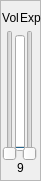
   <widget class="QFrame" name="frame_9">
    <property name="geometry">
     <rect>
      <x>30</x>
      <y>330</y>
      <width>41</width>
      <height>181</height>
     </rect>
    </property>
    <property name="frameShape">
     <enum>QFrame::StyledPanel</enum>
    </property>
    <property name="frameShadow">
     <enum>QFrame::Raised</enum>
    </property>
    <widget class="QSlider" name="MIDI_Expression_9">
     <property name="geometry">
      <rect>
       <x>20</x>
       <y>30</y>
       <width>20</width>
       <height>131</height>
      </rect>
     </property>
     <property name="maximum">
      <number>127</number>
     </property>
     <property name="value">
      <number>0</number>
     </property>
     <property name="orientation">
      <enum>Qt::Vertical</enum>
     </property>
    </widget>
    <widget class="QSlider" name="MIDI_Volume_9">
     <property name="geometry">
      <rect>
       <x>0</x>
       <y>30</y>
       <width>20</width>
       <height>131</height>
      </rect>
     </property>
     <property name="maximum">
      <number>127</number>
     </property>
     <property name="value">
      <number>0</number>
     </property>
     <property name="orientation">
      <enum>Qt::Vertical</enum>
     </property>
    </widget>
    <widget class="QLabel" name="label_29">
     <property name="geometry">
      <rect>
       <x>0</x>
       <y>10</y>
       <width>21</width>
       <height>16</height>
      </rect>
     </property>
     <property name="text">
      <string notr="true">Vol</string>
     </property>
     <property name="alignment">
      <set>Qt::AlignCenter</set>
     </property>
    </widget>
    <widget class="QLabel" name="label_30">
     <property name="geometry">
      <rect>
       <x>20</x>
       <y>10</y>
       <width>21</width>
       <height>16</height>
      </rect>
     </property>
     <property name="text">
      <string notr="true">Exp</string>
     </property>
    </widget>
    <widget class="QLabel" name="label_31">
     <property name="geometry">
      <rect>
       <x>10</x>
       <y>160</y>
       <width>21</width>
       <height>16</height>
      </rect>
     </property>
     <property name="text">
      <string notr="true">9</string>
     </property>
     <property name="alignment">
      <set>Qt::AlignCenter</set>
     </property>
    </widget>
    <widget class="QProgressBar" name="MIDI_VolDisp_9">
     <property name="geometry">
      <rect>
       <x>15</x>
       <y>35</y>
       <width>10</width>
       <height>116</height>
      </rect>
     </property>
     <property name="maximumSize">
      <size>
       <width>10</width>
       <height>16777215</height>
      </size>
     </property>
     <property name="maximum">
      <number>127</number>
     </property>
     <property name="value">
      <number>0</number>
     </property>
     <property name="textVisible">
      <bool>false</bool>
     </property>
     <property name="orientation">
      <enum>Qt::Vertical</enum>
     </property>
    </widget>
   </widget>
